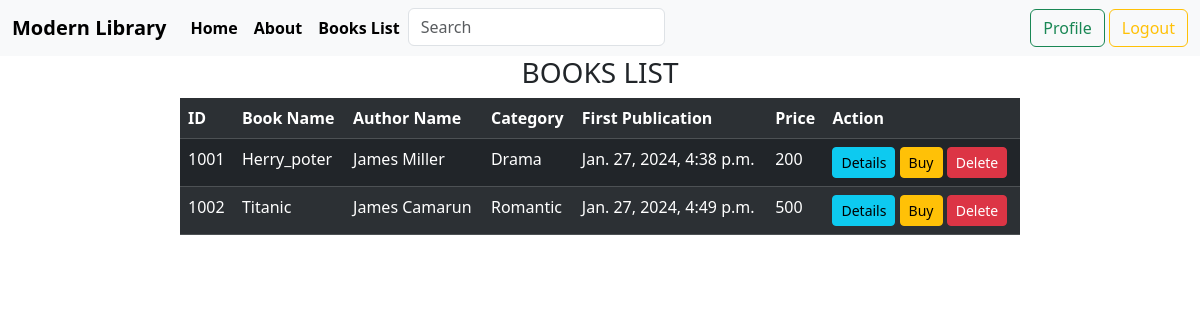
Page /books/show_book/ on the committed database.
### books/models.py (models this page shows, shortened)
class StoreBookModel(models.Model):
    CHOICES = (
        ('Humor','Humor'),
        ('Sifi','Sifi'),
        ('Romantic','Romantic'),
        ('Drama','Drama'),
        ('Action','Action'),
        ('Thriller','Thriller'),
    )
    book_id = models.IntegerField(primary_key = True)
    book_name = models.CharField(max_length = 255)
    author_name = models.CharField(max_length = 255)
    book_price = models.IntegerField()
    category = models.CharField(max_length = 255,choices = CHOICES)
    first_pub = models.DateTimeField(auto_now_add = True)
    last_pub = models.DateTimeField(auto_now = True)
    book_description = models.TextField()

### books/views.py (the view)
# urls.py: path('show_book/',views.show_book, name = 'show_book'),
def show_book(request):
    books = StoreBookModel.objects.all()
    return render(request,'show_book.html',{'books':books})

### books/templates/show_book.html (shortened to what this page needs)
{% extends 'profile_page_base.html'%}
{% block content%}
<h3 align = 'center'>BOOKS LIST</h3>
<div style = "width:70%; margin:auto; ">
    <table class="table table-striped table-dark">
          <tr>
            <th scope="col">ID</th>
            <th scope="col">Book Name</th>
            <th scope="col">Author Name</th>
            <th scope="col">Category</th>
            <th scope="col">First Publication</th>
            <th scope="col">Price</th>
            <th scope="col">Action</th>
          </tr>
          {% for x in books %}
            <tr>
                <td>{{x.book_id}}</td>
                <td>{{x.book_name}}</td>
                <td>{{x.author_name}}</td>
                <td>{{x.category}}</td>
                <td>{{x.first_pub}}</td>
                <td>{{x.book_price}}</td>
                <td>
                    <a href = "details_book/{{ x.book_id }}"><button class = "btn btn-info btn-sm">Details</button></a>
                    <a href = "buy_book/{{ x.book_id }}"><button class = "btn btn-warning btn-sm">Buy</button></a>
                    <a href = "delete_book/{{ x.book_id }}"><button class = "btn btn-danger btn-sm">Delete</button></a>
                </td>
            </tr>
          {% endfor %}
      </table>
</div>
{% endblock %}

### accounts/templates/profile_page_base.html (shortened to what this page needs)
<!DOCTYPE html>
<html lang="en">
<head>
    <link href="https://cdn.jsdelivr.net/npm/bootstrap@5.3.1/dist/css/bootstrap.min.css" rel="stylesheet">
</head>
<body>
      <nav class="navbar navbar-expand-lg bg-body-tertiary">
        <div class="container-fluid">
          <a class="navbar-brand" href="{% url 'home_page' %}"><strong>Modern Library</strong></a>
          <div class="collapse navbar-collapse" id="navbarSupportedContent">
            <ul class="navbar-nav me-auto mb-2 mb-lg-0">
              <li class="nav-item">
                <a class="nav-link active" aria-current="page" href="{% url 'home_page' %}"><strong>Home</strong></a>
              </li>
              <li class="nav-item">
                <a class="nav-link active" aria-current="page" href="#"><strong>About</strong></a>
              </li>
              <li class="nav-item">
                <a class="nav-link active" aria-current="page" href="#"><strong>Books List</strong></a>
              </li>
              <form class="form-inline my-2 my-lg-0">
                <input class="form-control mr-sm-2" type="search" placeholder="Search" aria-label="Search">
              </form>
            </ul>
              <a class="btn btn-outline-success mx-1" href = "{% url 'dashboard_page'%}">Profile</a>
              <a class="btn btn-outline-warning" href = "{% url 'logout_page' %}">Logout</a>
          </div>
        </div>
      </nav>
    {% block content %}  {% endblock %}
</body>
</html>

### rows in the picture
StoreBookModel: book_id "1001", book_name "Herry_poter", author_name "James Miller", category "Drama", first_pub "Jan. 27, 2024, 4:38 p.m.", book_price "200"
StoreBookModel: book_id "1002", book_name "Titanic", author_name "James Camarun", category "Romantic", first_pub "Jan. 27, 2024, 4:49 p.m.", book_price "500"
